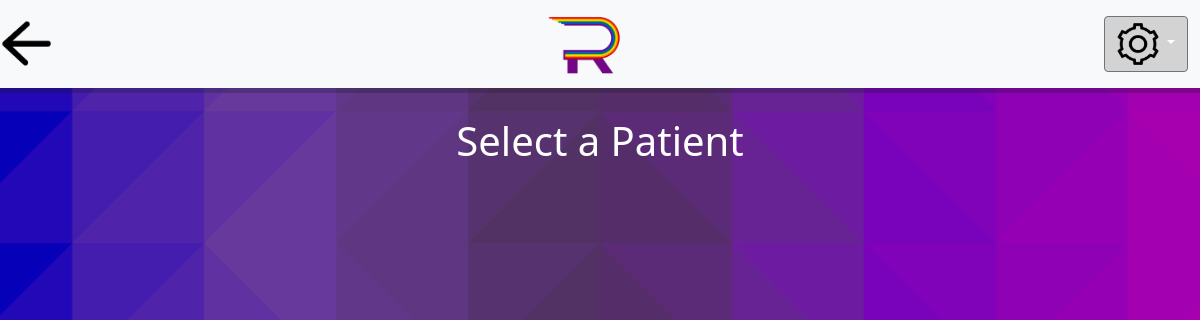
/remember/pickPatient/ (signed in), run on an earlier commit of the app's database.
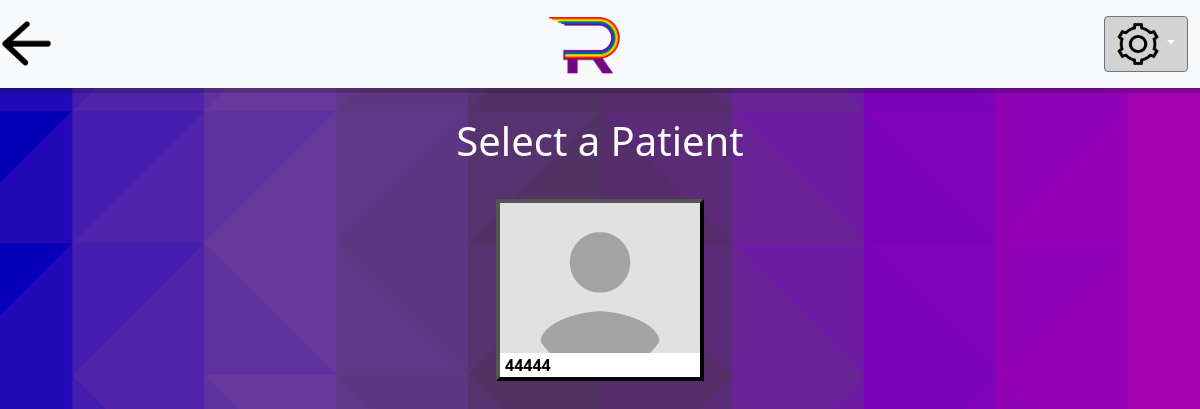
And on a later commit of the database.
### Remember/models.py (models this page shows, shortened)
class PatientClearanceAbstraction(models.Model):
    user = models.ForeignKey(User, on_delete=models.CASCADE)
    patient = models.ForeignKey(Patient, on_delete=models.CASCADE)
    clearanceLevel = models.IntegerField(default=0) #can use BooleanField, but this allows room for functional expansion

class Patient(models.Model):
    firstName = models.CharField(max_length=200)
    lastName = models.CharField(max_length=200)
    username = models.CharField(max_length=200)
    password = models.CharField(max_length=200)

### Remember/views.py (the view)
# urls.py: path('pickPatient/', views.pickPatient, name='pickPatient'),
def pickPatient(request):
    print('This is the pick a patient view')
    currentUser = User.objects.get(pk = request.session['loggedInID'])
    usersRelations = PatientClearanceAbstraction.objects.filter(user = currentUser)
    return render(request, 'Remember/pickPatient.html', {'pCA' : usersRelations})

### Remember/templates/Remember/pickPatient.html (shortened to what this page needs)
{% load static %}
<link rel="stylesheet" type="text/css" href="{% static 'remember/style.css' %}">
<!doctype html>
<html lang="en">
    <head>
        <link href="https://cdn.jsdelivr.net/npm/bootstrap@5.0.2/dist/css/bootstrap.min.css" rel="stylesheet"
>
    </head>
    <body>
        <nav class="navbar navbar-light bg-light">
            <a class="navbar-brand" href="#">
                <button class="backButton" onclick="history.back()"></button>
            </a>
            <a href="">
                <div class="logo"></div>
            </a>
            <div class="dropdown" style="padding-right:1vw;">
                <a class="btn btn-secondary dropdown-toggle" href="#" role="button" id="dropdownMenuLink" data-bs-toggle="dropdown" aria-expanded="false">
                    <img src="/../../static/remember/images/settingsIcon.png" style="width:42px;height:42px;">
                </a>
            </div>
        </nav>
        <hr/>
        <div class="d-flex justify-content-around">
            <div class="d-flex justify-content-start">
                <div class="mr-auto p-2 bd-highlight">
                    <h1>
                        Select a Patient
                    </h1>
                </div>
            </div>
        </div>
        <div class="d-flex justify-content-center align-content-center flex-wrap">
            {% for relation in pCA %}
            <form action="{% url 'Remember:pickedPatient' %}" method="post">
                <div class="p-2 bd-highlight">
                    <button type="submit" value="pickedPatient" class="pictureButton" >
                        <div class="d-flex justify-content-center scaleImage">
                            <div class="pictureStyle"></div> <br>
                        </div>
                        <label for="pictureButton"  style="padding-left: 5px;">{{relation.patient.firstName}}</label>
                    </button>
                </div>
            </form>
            {% endfor %}
        </div>
    </body>
</html>

### Remember/static/remember/style.css (style rules this page uses)
body { background: black url("images/backgroundImg.png") repeat; background-size: 100% auto; background-repeat: repeat-y; }

### Remember/templates/Remember/pickPatient.html (style rules this page uses)
.backButton { width:51px;height:51px; background: transparent url(/../../static/remember/images/backButton.png) no-repeat; background-color: transparent; mix-blend-mode: multiply; background-size: cover; border: none; }
.logo { width:83.1px; height: 72px; background: transparent url(/../../static/remember/images/RememberLogoSized.png) no-repeat; mix-blend-mode: multiply; background-size: cover; border: none; }
hr { margin-top: 0rem; margin-bottom: 1rem; border: 0; border-top: 5px solid rgba(0, 0, 0, .3); }
h1 { color: white; }
.btn.btn-secondary.dropdown-toggle { background-color: lightgrey; }
.pictureButton { background-color: white; border-width: 4px; border-color: black; color: black; padding: 0px 0px; text-align: left; font-weight: bold; display: inline-block; font-size: 16px; margin: 10px 10px; cursor: pointer; }
.pictureStyle { min-height: 150px; max-width: 200px; width: 30vw; height:auto; }
.scaleImage { object-fit:contain; background: transparent url(/../../static/remember/images/codeHere.png) no-repeat; background-size: cover; }

What changed in the data, as far as the page shows it:
added PatientClearanceAbstraction: patient.firstName "44444"
